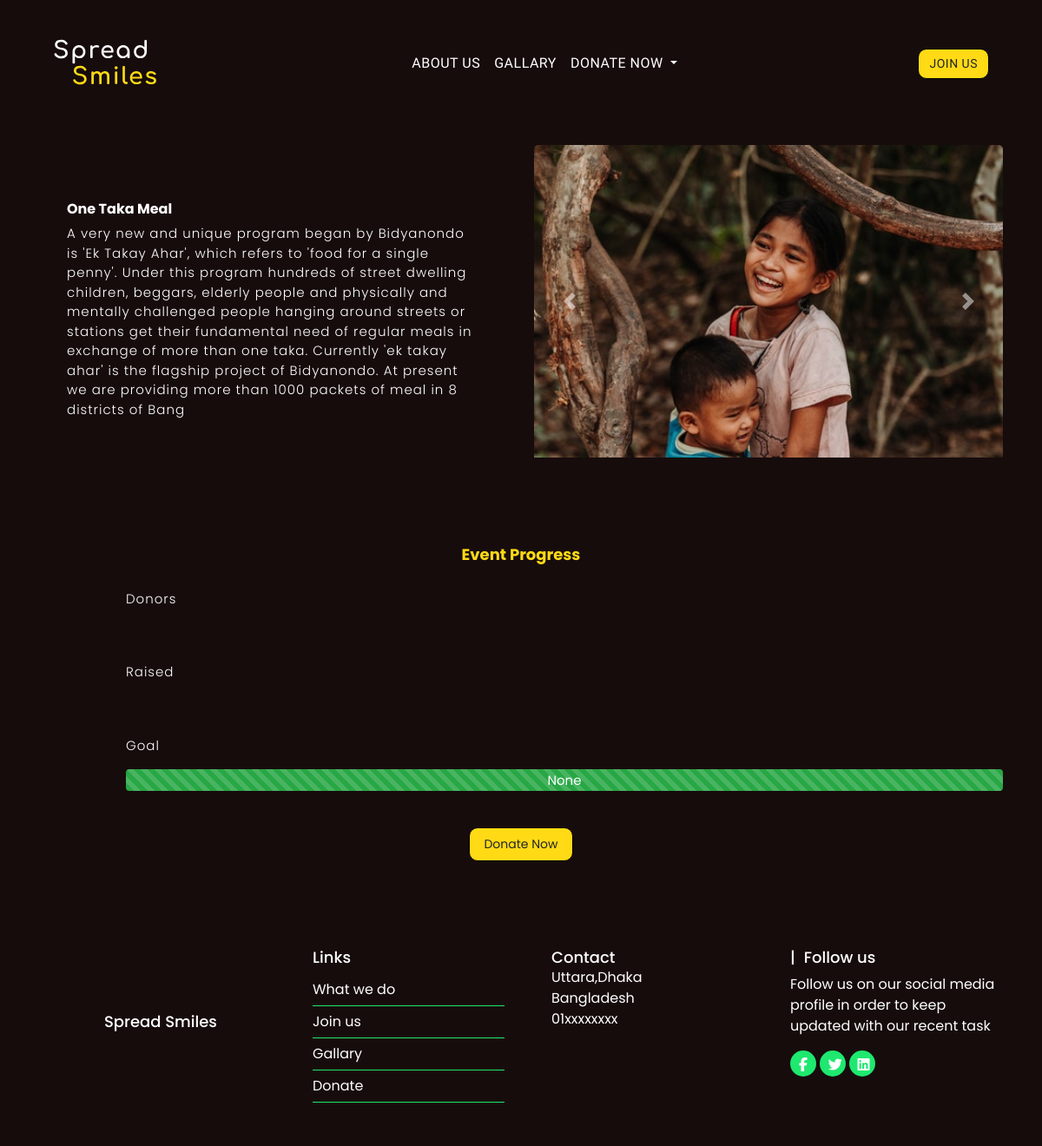
The page /event/1/ on the database its author committed.
### user/models.py (models this page shows, shortened)
class Event(models.Model):
    organization_name = models.ForeignKey(
        Organization, null=True, on_delete=models.SET_NULL)
    event_title = models.CharField(max_length=200)
    description = models.TextField(max_length=500)
    goal = models.IntegerField(null=True)
    date_created = models.DateTimeField(auto_now_add=True)

### user/views.py (the view, shortened to what this page needs)
# urls.py: path('event/<str:pk>/', views.singleevent, name="event"),
def singleevent(request, pk):
    event = Event.objects.get(id=pk)
    donators = event.moneydonatorinfo_set.all()
    donators_count = donators.count()
    if(donators_count == 0):
        raised = 0
        raised_p = 0
        context = {'event': event,
                   'donators_count': donators_count, 'raised': raised, 'raised_p': raised_p}
        return render(request, 'user/eventdet.html', context)

### user/templates/user/eventdet.html (shortened to what this page needs)
{% extends "user/base.html" %}
{% load static %}
{% block css %}
<link rel="stylesheet" href="{% static 'css/eventdet.css' %}" />
{% endblock css %}
{% block content %}
<br>
   <div class="row">
        <div class="col">
          <div class="jumbotron">
            <h1 class="display-4">{{event.event_title}}</h1>
            <p class="lead">
              {{event.description}}
            </p>
            <hr class="my-4" />
          </div>
        </div>
        <div class="col pic">
          <div id="carouselExampleControls" class="carousel slide" data-ride="carousel">
  <div class="carousel-inner">
    <div class="carousel-item active">
      <img class=" img-fluid d-block w-100 new" src="{% static 'images/f.jpg' %}" alt="First slide">
    </div>
  </div>
  <a class="carousel-control-prev" href="#carouselExampleControls" role="button" data-slide="prev">
    <span class="carousel-control-prev-icon" aria-hidden="true"></span>
  </a>
  <a class="carousel-control-next" href="#carouselExampleControls" role="button" data-slide="next">
    <span class="carousel-control-next-icon" aria-hidden="true"></span>
  </a>
</div>
        </div>
      </div>
      <h1 class="display-3">Event Progress</h1><br>
     <p class="lead sr">Donors</p>
      <div class="progress "style="height:25px;">
</div> <br>
<p class="lead sr">Raised</p>
<div class="progress" style="height:25px;">
</div><br><p class="lead sr">Goal</p>
    <div class="progress" style="height:25px;">
  <div class="progress-bar progress-bar-striped bg-success progress-bar-animated" role="progressbar" style="width: 100%" >{{event.goal}}</div>
</div>
     <br><br> <div class="text-center">
         <a class="btn ss btn-lg" href="/donatemoney/{{event.id}}" role="button"
              >Donate Now</a
            >
     </div>
{% endblock content %}

### static/css/eventdet.css (style rules this page uses)
body { background-color: #170c0c; font-family: poppins; font-size: 14px; }
.display-4 { font-size: 16px; font-weight: bold; color: white; }
.lead { font-size: 15px; color: white; letter-spacing: 1px; }
.jumbotron { background: none; }
.ss { border: 1px solid; border-color: black; border-radius: 10px; font-size: 14px; cursor: pointer; background-color: #ffda15; }
div.progress { background-color: #170c0c; text-align: center; margin-left: 100px; }
div.progress-bar { font-size: 15px; }
.sr { margin-left: 100px; }
.display-3 { color: #ffda15; font-weight: bold; font-size: 18px; text-align: center; }
.pic { width: 100%; }
.new { float: right; width: 250px; height: 250; border-top-left-radius: 15px; border-top-right-radius: 15px; border-top-right-radius: 5px; border-top-left-radius: 5px; }

### static/css/navbar.css (style rules this page uses)
.ss { border-radius: 10px; transition: 0.3s all ease; }

### rows shown on the page
Event: event_title "One Taka Meal", description "A very new and unique program began by Bidyanondo is 'Ek Takay Ahar', which refers to 'food for a single penny'. Under this program hundreds of street dwelling children, beggars, elderly people and physically and mentally challenged people hanging around streets or stations get their fundamental need of regular meals in exchange of more than one taka. Currently 'ek takay ahar' is the flagship project of Bidyanondo. At present we are providing more than 1000 packets of meal in 8 districts of Bang", goal "None"
